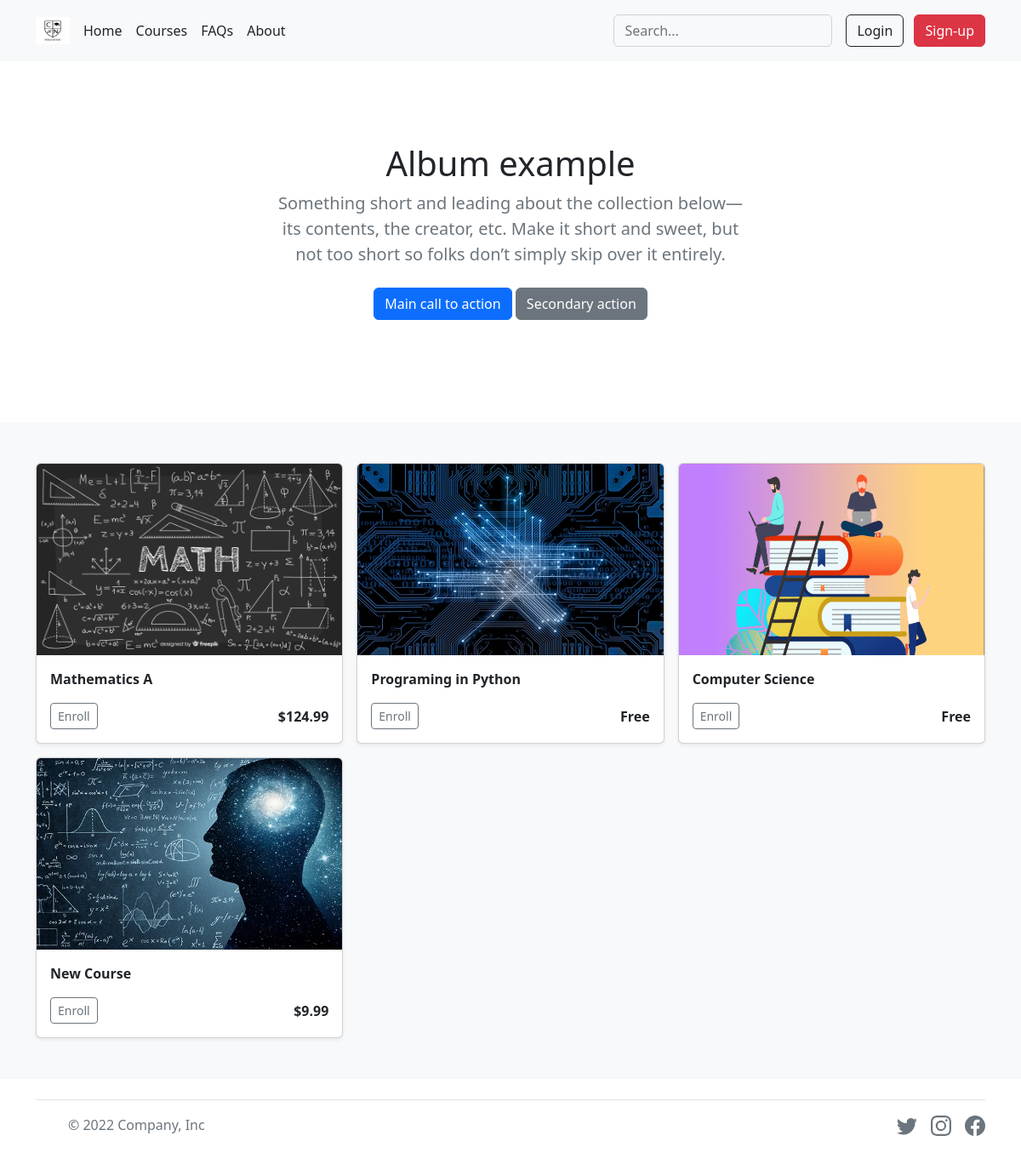
Screenshot of /courses with the database file from the repository.
### tables this page shows
CREATE TABLE 'courses' (id INTEGER PRIMARY KEY AUTOINCREMENT NOT NULL, price TEXT NOT NULL, name TEXT NOT NULL);

### app.py (the view)
@app.route("/courses")
def courses():
    courses = db.execute("SELECT * FROM courses")
    return render_template("courses.html", ids = courses)

### app.py (called while the page is built)
@app.after_request
def after_request(response):
    response.headers["Cache-Control"] = "no-cache, no-store, must-revalidate"
    response.headers["Expires"] = 0
    response.headers["Pragma"] = "no-cache"
    return response

### templates/courses.html (shortened to what this page needs)
{% extends "layout.html" %}
{% block main %}
{% if not session["user_id"] %}
<section class="py-5 text-center container">
    <div class="row py-lg-5">
      <div class="col-lg-6 col-md-8 mx-auto">
        <h1 class="fw-light">Album example</h1>
        <p class="lead text-muted">Something short and leading about the collection below—its contents, the creator, etc. Make it short and sweet, but not too short so folks don’t simply skip over it entirely.</p>
        <p>
          <a href="#" class="btn btn-primary my-2">Main call to action</a>
          <a href="#" class="btn btn-secondary my-2">Secondary action</a>
        </p>
      </div>
    </div>
  </section>
{% endif %}
  <div class="album py-5 bg-light">
    <div class="container">
      <div class="row row-cols-1 row-cols-sm-2 row-cols-md-3 g-3">
        {% for id in ids %}
        <form action="/info" method="get">
        <div class="col">
          <div class="card shadow-sm">
            <img src="../static/courses/{{ id.id }}.png" class="bd-placeholder-img card-img-top" width="100%" height="225" alt="...">
            <div class="card-body">
              <p class="card-text fw-bold">{{ id.name }}</p>
              <div class="d-flex justify-content-between align-items-center">
                <div class="btn-group">
                  <button class="btn btn-sm btn-outline-secondary" id="id" name="id" value="{{ id.id }}">Enroll</a>
                </div>
                <small class="fs-6 fw-semibold">{{ id.price }}</small>
              </div>
            </div>
          </div>
        </div>
      </form>
        {% endfor %}
      </div>
    </div>
  </div>
{% endblock %}

### templates/layout.html (shortened to what this page needs)
<!DOCTYPE html>
<html lang="eng">
    <head>
        <link href="https://cdn.jsdelivr.net/npm/bootstrap@5.2.0/dist/css/bootstrap.min.css" rel="stylesheet">
    </head>
    <body>
        <header class="p-3 text-bg-light sticky-sm-top">
            <div class="container">
              <div class="d-flex flex-wrap align-items-center justify-content-center justify-content-lg-start">
                <a href="/" class="d-flex align-items-center mb-2 mb-lg-0 text-white text-decoration-none">
                  <img class="bi me-2" width="40" height="32" role="img" aria-label="Bootstrap" src="../static/logo2.png"></img>
                </a>
                {% if session["user_id"] %}
                <ul class="nav col-12 col-lg-auto me-lg-auto mb-2 justify-content-center mb-md-0">
                    <li><a href="/" class="nav-link px-2 text-dark">Home</a></li>
                    <li><a href="/courses" class="nav-link px-2 text-dark">Courses</a></li>
                    <li><a href="#" class="nav-link px-2 text-dark">FAQs</a></li>
                    <li><a href="#" class="nav-link px-2 text-dark">About</a></li>
                  </ul>
                  <form class="col-12 col-lg-auto mb-3 mb-lg-0 me-lg-3" role="search">
                    <input type="search" class="form-control form-control-light text-bg-light" placeholder="Search..." aria-label="Search">
                  </form>
                  <div class="text-end">
                    <div class="btn-group" role="group">
                      <button type="button" class="btn btn-outline-dark dropdown-toggle" data-bs-toggle="dropdown" aria-expanded="false">
                        Account
                      </button>
                      <ul class="dropdown-menu">
                        <li><a class="dropdown-item" href="/account">Courses</a></li>
                        <li><a class="dropdown-item" href="/account">Courses</a></li>
                        <li><a class="dropdown-item" href="/account">Settings</a></li>
                      </ul>
                    </div>
                    <a class="btn btn-danger" href="/logout" role="button">Logout</a>
                  </div>
                {% else %}
                <ul class="nav col-12 col-lg-auto me-lg-auto mb-2 justify-content-center mb-md-0">
                  <li><a href="/" class="nav-link px-2 text-dark">Home</a></li>
                  <li><a href="/courses" class="nav-link px-2 text-dark">Courses</a></li>
                  <li><a href="#" class="nav-link px-2 text-dark">FAQs</a></li>
                  <li><a href="#" class="nav-link px-2 text-dark">About</a></li>
                </ul>
                <form class="col-12 col-lg-auto mb-3 mb-lg-0 me-lg-3" role="search">
                  <input type="search" class="form-control form-control-light text-bg-light" placeholder="Search..." aria-label="Search">
                </form>
                <div class="text-end">
                  <a class="btn btn-outline-dark me-2" href="/login" role="button">Login</a>
                  <a class="btn btn-danger" href="/signup" role="button">Sign-up</a>
                </div>
                {% endif %}
              </div>
            </div>
          </header>
        <main>
            {% block main %}{% endblock %}
        </main>
        <div class="container">
            <footer class="d-flex flex-wrap justify-content-between align-items-center py-3 my-4 border-top">
              <div class="col-md-4 d-flex align-items-center">
                <a href="/" class="mb-3 me-2 mb-md-0 text-muted text-decoration-none lh-1">
                  <svg class="bi" width="30" height="24"><use xlink:href="#bootstrap"></use></svg>
                </a>
                <span class="mb-3 mb-md-0 text-muted">© 2022 Company, Inc</span>
              </div>
              <ul class="nav col-md-4 justify-content-end list-unstyled d-flex">
                <li class="ms-3"><a class="text-muted" href="#"></use></svg></a></li>
                <li class="ms-3"><a class="text-muted" href="#"></use></svg></a></li>
                <li class="ms-3"><a class="text-muted" href="#"></use></svg></a></li>
              </ul>
            </footer>
          </div>
    </body>
</html>

### rows the page displays
courses: shows a picture, name "Mathematics A", {{ id.id }} 1 (drawn), price "$124.99"
courses: shows a picture, name "Programing in Python", {{ id.id }} 2 (drawn), price "Free"
courses: shows a picture, name "Computer Science", {{ id.id }} 3 (drawn), price "Free"
courses: shows a picture, name "New Course", {{ id.id }} 4 (drawn), price "$9.99"
